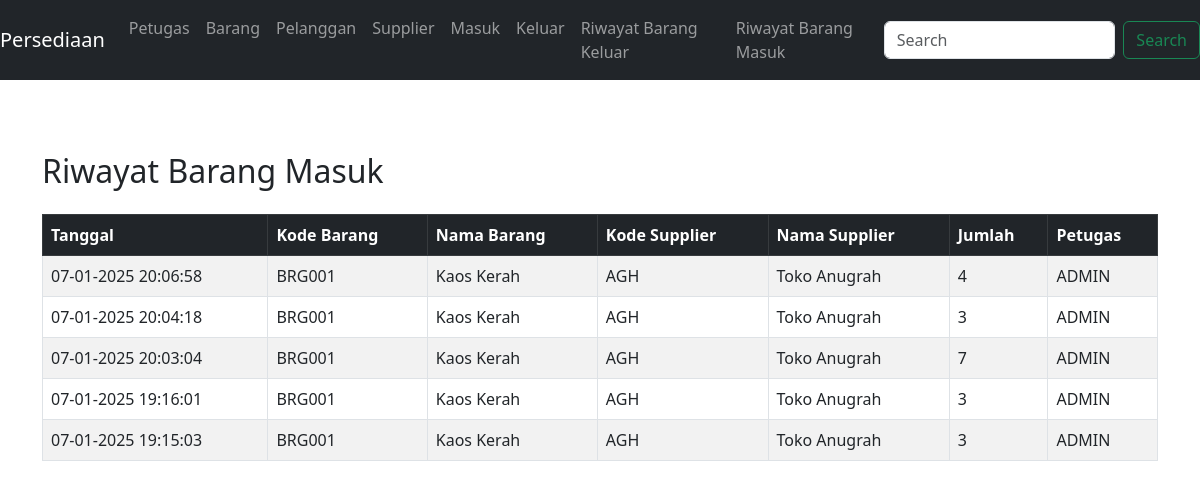
The page /lihatbarangmasuk.php on the database its author committed.
### tables this page shows
CREATE TABLE `tb_barang_masuk` (
  `id` int(11) NOT NULL,
  `tanggal` datetime DEFAULT NULL,
  `kode_supplier` varchar(50) DEFAULT NULL,
  `kode_barang` varchar(50) DEFAULT NULL,
  `nama` varchar(250) DEFAULT NULL,
  `jumlah` int(11) DEFAULT NULL,
  `satuan` varchar(50) DEFAULT NULL,
  `petugas` varchar(50) DEFAULT NULL
);

CREATE TABLE `tb_barang` (
  `kode_barang` varchar(50) NOT NULL,
  `nama` varchar(250) DEFAULT NULL,
  `harga_beli` int(11) DEFAULT 0,
  `harga_jual` int(11) DEFAULT 0,
  `stok` int(11) DEFAULT 0,
  `satuan` varchar(50) DEFAULT NULL,
  `petugas` varchar(50) DEFAULT NULL,
  `kode_supplier` varchar(50) NOT NULL,
  `jenis` varchar(50) NOT NULL
);

CREATE TABLE `tb_supplier` (
  `kode_supplier` varchar(50) NOT NULL,
  `nama` varchar(250) DEFAULT NULL,
  `alamat` varchar(250) DEFAULT NULL,
  `telp` varchar(25) DEFAULT NULL
);

### lihatbarangmasuk.php (the view, shortened to what this page needs)
<?php
require_once('koneksi.php');
$query_sql = "SELECT bm.tanggal, bm.kode_barang, bm.kode_supplier, bm.jumlah, bm.petugas, b.nama AS barang, s.nama AS supplier
              FROM tb_barang_masuk bm
              JOIN tb_barang b ON bm.kode_barang = b.kode_barang
              JOIN tb_supplier s ON bm.kode_supplier = s.kode_supplier
              ORDER BY bm.tanggal DESC";
$sql = mysqli_query($koneksi, $query_sql);
$totaldata = mysqli_num_rows($sql);
?>
<!doctype html>
<html lang="en">
<head>
    <link href="https://cdn.jsdelivr.net/npm/bootstrap@5.3.0-alpha1/dist/css/bootstrap.min.css" rel="stylesheet">
</head>
<body>
<?php require_once('menu.php'); ?>
<br>
<div class="container">
    <h2 class="my-4">Riwayat Barang Masuk</h2>
    <?php if ($totaldata == 0): ?>
        <div class="alert alert-warning" role="alert">Tidak ada riwayat barang masuk.</div>
    <?php else: ?>
        <table class="table table-striped table-bordered">
            <thead class="table-dark">
                <tr>
                    <th>Tanggal</th>
                    <th>Kode Barang</th>
                    <th>Nama Barang</th>
                    <th>Kode Supplier</th>
                    <th>Nama Supplier</th>
                    <th>Jumlah</th>
                    <th>Petugas</th>
                </tr>
            </thead>
            <tbody>
                <?php while ($data = mysqli_fetch_assoc($sql)): ?>
                    <tr>
                        <td><?php echo date('d-m-Y H:i:s', strtotime($data['tanggal'])); ?></td>
                        <td><?php echo $data['kode_barang']; ?></td>
                        <td><?php echo $data['barang']; ?></td>
                        <td><?php echo $data['kode_supplier']; ?></td>
                        <td><?php echo $data['supplier']; ?></td>
                        <td><?php echo number_format($data['jumlah'], 0, ',', '.'); ?></td>
                        <td><?php echo $data['petugas']; ?></td>
                    </tr>
                <?php endwhile; ?>
            </tbody>
        </table>
    <?php endif; ?>
</div>
</body>
</html>

### menu.php (shortened to what this page needs)
<nav class="navbar navbar-expand-lg navbar-dark bg-dark mb-4">
    <a class="navbar-brand" href="index.php">Persediaan</a>
    <div class="collapse navbar-collapse" id="navbarCollapse">
        <ul class="navbar-nav me-auto">
            <li class="nav-item">
                <a class="nav-link" href="petugas.php">Petugas</a>
            </li>
            <li class="nav-item">
                <a class="nav-link" href="barang.php">Barang</a>
            </li>
            <li class="nav-item">
                <a class="nav-link" href="pelanggan.php">Pelanggan</a>
            </li>
            <li class="nav-item">
                <a class="nav-link" href="supplier.php">Supplier</a>
            </li>
            <li class="nav-item">
                <a class="nav-link" href="barangmasuk.php">Masuk</a>
            </li>
            <li class="nav-item">
                <a class="nav-link" href="barangkeluar.php">Keluar</a>
            </li>
            <li class="nav-item">
                <a class="nav-link" href="lihatbarangkeluar.php">Riwayat Barang Keluar</a>
            </li>
            <li class="nav-item">
                <a class="nav-link" href="lihatbarangmasuk.php">Riwayat Barang Masuk</a>
            </li>
        </ul>
        <form class="d-flex">
            <input class="form-control me-2" type="search" placeholder="Search" aria-label="Search">
            <button class="btn btn-outline-success" type="submit">Search</button>
        </form>
    </div>
</nav>

### rows shown on the page
tb_barang_masuk: tanggal "07-01-2025 20:06:58", kode_barang "BRG001", kode_barang.nama "Kaos Kerah", kode_supplier "AGH", kode_supplier.nama "Toko Anugrah", jumlah "4", petugas "ADMIN"
tb_barang_masuk: tanggal "07-01-2025 20:04:18", kode_barang "BRG001", kode_barang.nama "Kaos Kerah", kode_supplier "AGH", kode_supplier.nama "Toko Anugrah", jumlah "3", petugas "ADMIN"
tb_barang_masuk: tanggal "07-01-2025 20:03:04", kode_barang "BRG001", kode_barang.nama "Kaos Kerah", kode_supplier "AGH", kode_supplier.nama "Toko Anugrah", jumlah "7", petugas "ADMIN"
tb_barang_masuk: tanggal "07-01-2025 19:16:01", kode_barang "BRG001", kode_barang.nama "Kaos Kerah", kode_supplier "AGH", kode_supplier.nama "Toko Anugrah", jumlah "3", petugas "ADMIN"
tb_barang_masuk: tanggal "07-01-2025 19:15:03", kode_barang "BRG001", kode_barang.nama "Kaos Kerah", kode_supplier "AGH", kode_supplier.nama "Toko Anugrah", jumlah "3", petugas "ADMIN"
